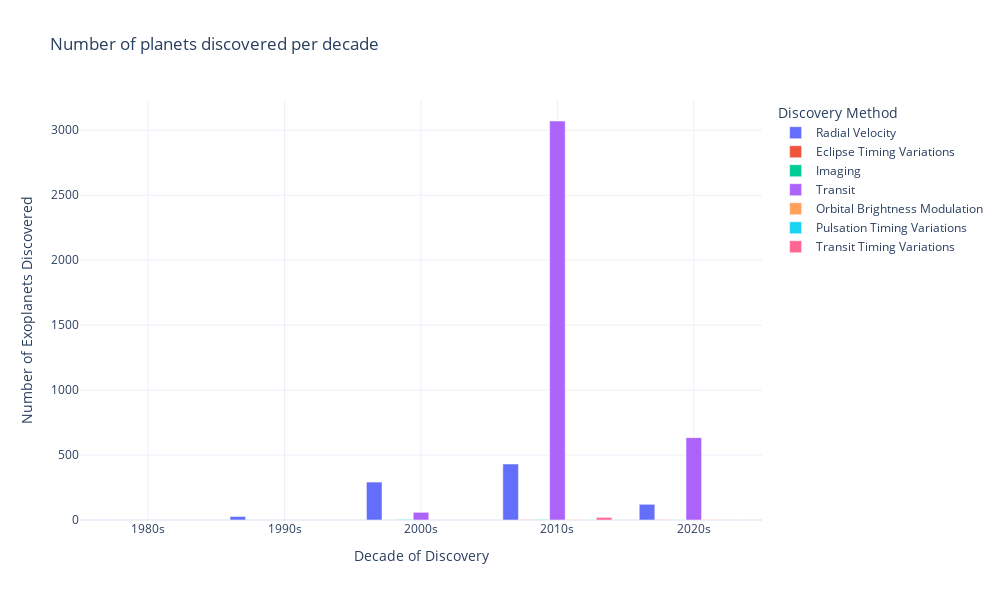

The code cell stored with this chart in its notebook:
### Code cell
# plot the data
fig = go.Figure(layout={'template' : 'plotly_white',
                        #'plot_bgcolor' : 'white',
                        'xaxis':{'title':'Decade of Discovery', 'showgrid' : True},
                        'yaxis':{'title':'Number of Exoplanets Discovered', 'showgrid' : True},
                        'width' : 1000,
                        'height' : 600,
                        'legend' : {'title' : 'Discovery Method'}
                        })

for i in method_by_year:
    fig = fig.add_trace(go.Bar(x = method_by_year[i]["decade_of_discovery"],
                                   y = method_by_year[i]["pl_name"], 
                                   name = i))
fig.update_layout(title='Number of planets discovered per decade')
fig.show()

### Figure 1 — Plotly figure (JSON) as saved in the notebook; plotly's stock layout.template omitted (floating-point values rounded to 4 significant figures)
{"data": [{"name": "Radial Velocity", "type": "bar", "x": ["1980s", "1990s", "2000s", "2010s", "2020s"], "y": [1, 27, 292, 431, 121]}, {"name": "Eclipse Timing Variations", "type": "bar", "x": ["2010s", "2020s"], "y": [2, 2]}, {"name": "Imaging", "type": "bar", "x": ["2000s", "2010s", "2020s"], "y": [4, 3, 1]}, {"name": "Transit", "type": "bar", "x": ["2000s", "2010s", "2020s"], "y": [59, 3071, 634]}, {"name": "Orbital Brightness Modulation", "type": "bar", "x": ["2010s", "2020s"], "y": [3, 3]}, {"name": "Pulsation Timing Variations", "type": "bar", "x": ["2010s"], "y": [1]}, {"name": "Transit Timing Variations", "type": "bar", "x": ["2010s", "2020s"], "y": [20, 1]}], "layout": {"height": 600, "legend": {"title": {"text": "Discovery Method"}}, "title": {"text": "Number of planets discovered per decade"}, "width": 1000, "xaxis": {"autorange": true, "range": [-0.5, 4.5], "showgrid": true, "title": {"text": "Decade of Discovery"}, "type": "category"}, "yaxis": {"autorange": true, "range": [0, 3233.0], "showgrid": true, "title": {"text": "Number of Exoplanets Discovered"}, "type": "linear"}}}
